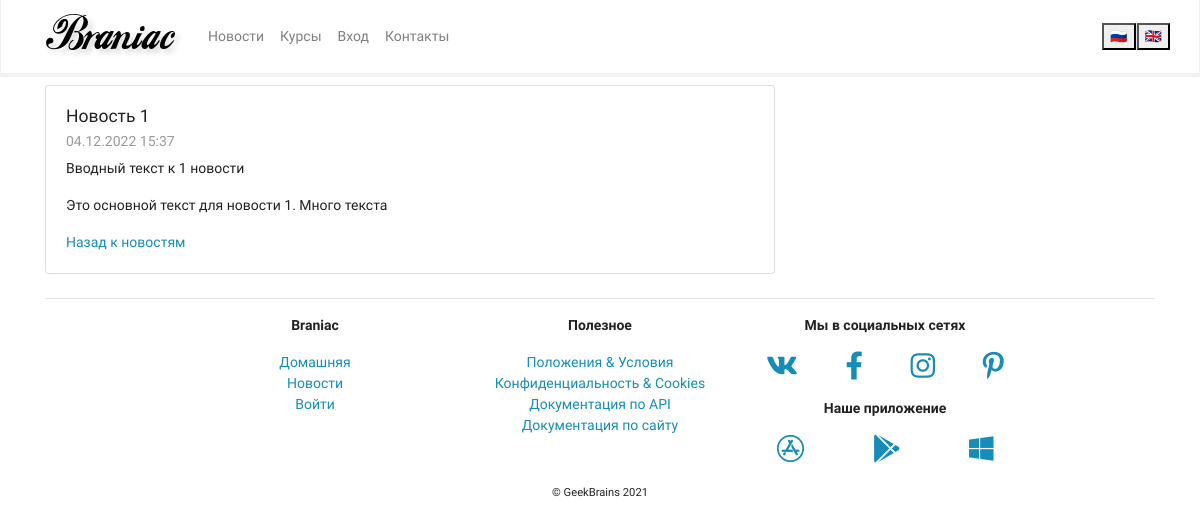
The page /mainapp/news/1/detail/ on the database as committed earlier.
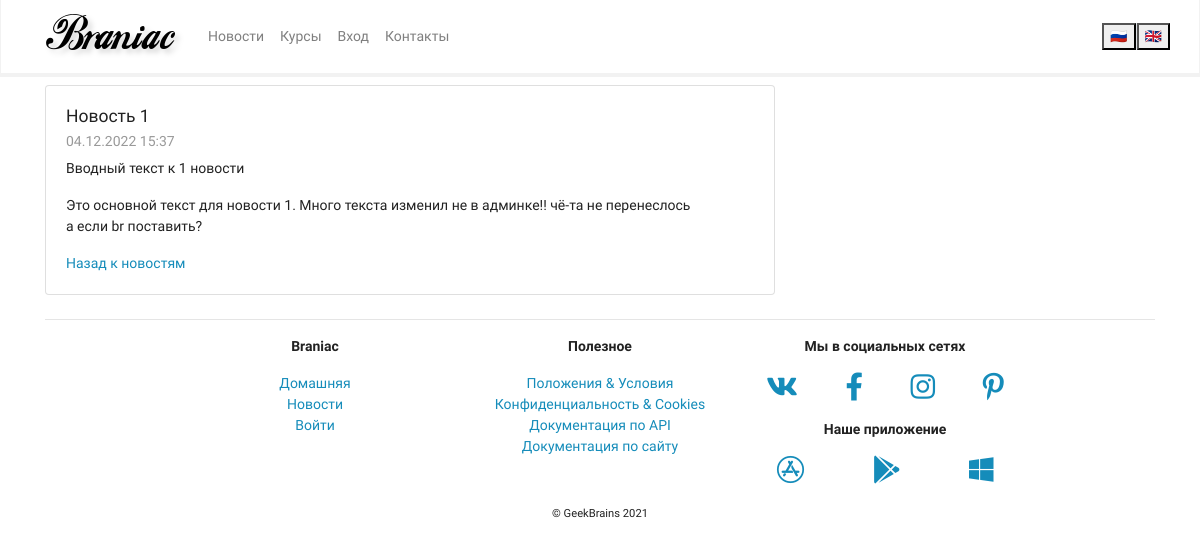
The same page on the database as committed later.
### mainapp/models.py (models this page shows, shortened)
class News(models.Model):  #для этого создаём класс, который наследуется от модуля models и в нём класс Model
    title = models.CharField(max_length=256, verbose_name='Заголовок')  # Это типы полей.
    preamble = models.CharField(max_length=1024, verbose_name='Вступление')
    body = models.TextField(verbose_name='Содержимое')  # сюда с помощью редактора передаётся html-разметка
    body_as_markdown = models.BooleanField(default=False, verbose_name='Разметка в формате Markdown')  # Это указатель,
    created_at = models.DateTimeField(auto_now_add=True, verbose_name='Создан')
    update_at = models.DateTimeField(auto_now=True, verbose_name='Обновлён')  # автоматичеки заполняется
    deleted = models.BooleanField(default=False, verbose_name='Удалено')  # это поле сообщает удалена запись или нет.
    class Meta:
        verbose_name = 'новость'
        verbose_name_plural = 'новости'  # plural - множественное число

### mainapp/views.py (the view)
# urls.py: path('news/<int:pk>/detail/', views.NewsDetailView.as_view(), name='news_detail'),  # контролер, который выводит отдельные новости
class NewsDetailView(DetailView):
    model = News

### mainapp/context_processor.py (called while the page is built)
def my_context_processor(request):  # request - поступающий запрос
    return {
        'foo': ' город'  # на нужную страницу добавляем {{ foo }} и там отобразится ' город'
    }

### mainapp/templates/mainapp/news_detail.html
{% extends 'mainapp/base.html' %}
{% block content%}
    <div class="row">
      <div class="col-lg-8">
        <div class="card my-2">
          <div class="card-body">
            <h5 class="card-title">{{ object.title }}</h5>
            <h6 class="card-subtitle mb-2 text-muted">{{ object.created_at|date:"d.m.Y H:i" }}</h6>
            <p class="card-text">{{ object.preamble }}</p>
            <p class="card-text">{{ object.body|safe }}</p>
            <a href="{% url 'mainapp:news' %}" class="card-link">Назад к новостям</a>
          </div>
        </div>
      </div>
    </div>
{% endblock%}

Rows that differ between the two databases and show on the page:
changed News "Новость 1": body "Это основной текст для новости 1. Много текста" → "Это основной текст для новости 1. Много текста изменил не в админке!! чё-та не перенеслось а если br поставить?"
